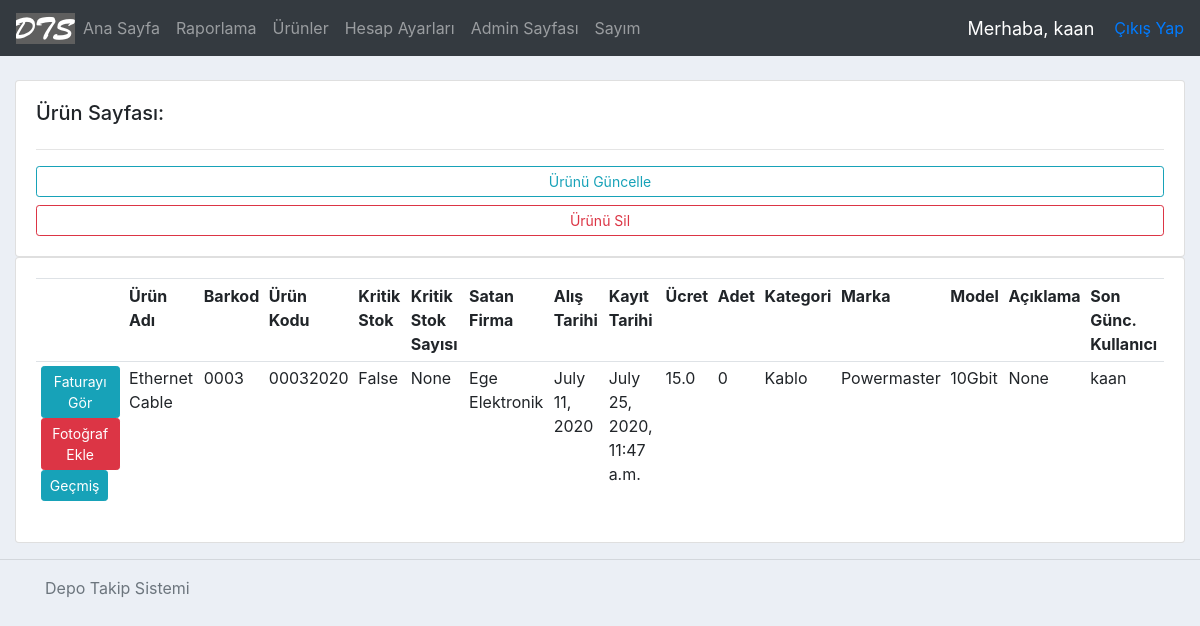
The app's page /productPage/7/ (signed in), older data.
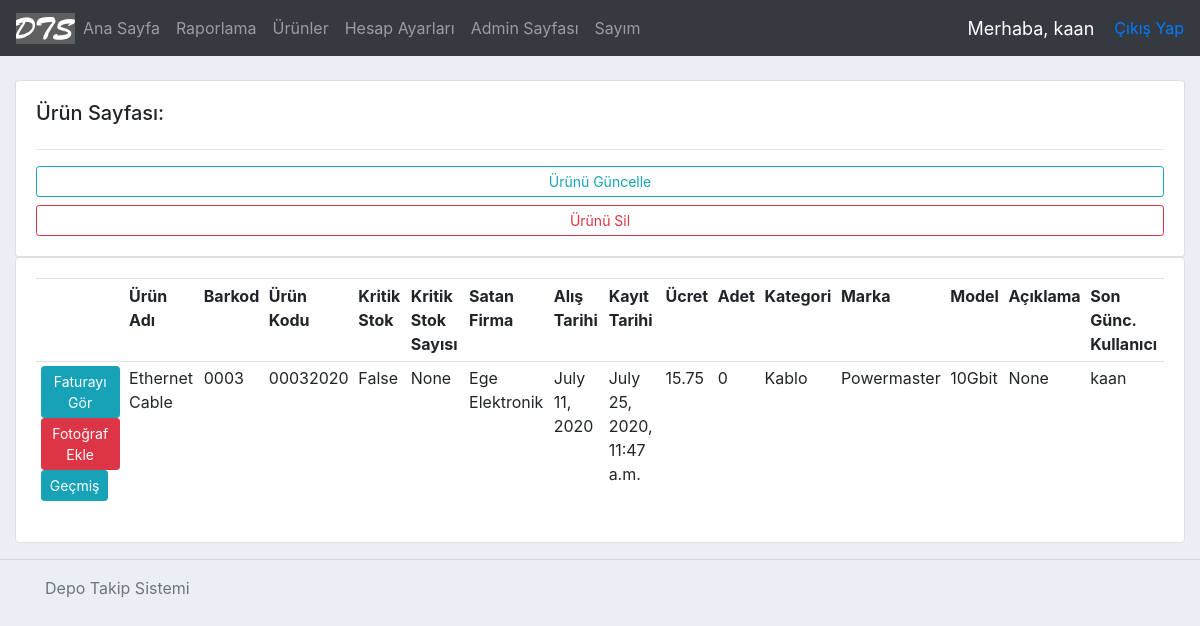
The same page, newer data.
### accounts/models.py (models this page shows, shortened)
class Product(models.Model):
    name = models.CharField(max_length=200)
    barcode = models.CharField(max_length=48)
    code = models.CharField(max_length=255)
    criticalStock = models.BooleanField(default=False) #kritik stok
    criticalStockAmt = models.IntegerField(null=True, blank=True)
    photo = models.ImageField(blank=True, null=True)
    vendor = models.CharField(max_length=200) #alınan firma
    dateBought = models.DateField(null=True) #satın alınan tarih
    regDate = models.DateTimeField( auto_now_add=True, null=True ) #ürünün kayıt edildiği tarih
    price = models.FloatField() #ürünün fiyatı
    amount = models.IntegerField() #ürünün adeti
    category = models.CharField(max_length=200) #ürünün kategorisi
    brand = models.CharField(max_length = 200) #ürünün markası
    model = models.CharField(max_length = 200, blank=True, null=True)
    description = models.CharField(max_length = 400, blank=True, null=True) #açıklama
    editor = models.CharField(max_length = 200) #ürünü kaydeden/silen kullanıcı
    invoice = models.OneToOneField('Invoice', on_delete=models.CASCADE, related_name="fatura", null=True, blank=True )
    history = HistoricalRecords(
        history_change_reason_field=models.TextField(null=True, max_length=255)
    )
    lastStocktakeTime = models.DateTimeField(blank=True, null=True) #son sayım yapılan tarih

### accounts/views.py (the view)
# urls.py: path('productPage/<str:pk>/', views.productPage, name='productPage'),
@login_required(login_url='login')
def productPage(request, pk):
    product = Product.objects.get(id=pk)
    context = {'product': product}
    return render( request, 'accounts/productPage.html', context )

### accounts/templates/accounts/productPage.html (shortened to what this page needs)
{%  extends 'accounts/main.html' %}
{% block content %}
<br>
<div class="row">
	<div class="col-md">
		<div class="card card-body">
			<h5>Ürün Sayfası:</h5>
			<hr>
			<a class="btn btn-outline-info  btn-sm btn-block" href="{% url 'updateProduct' product.id %}">Ürünü Güncelle</a>
			<a class="btn btn-outline-danger  btn-sm btn-block" href="{% url 'deleteProduct' product.id %}">Ürünü Sil</a>
		</div>
	</div>
</div>
<div class="row">
	<div class="col-md">
		<div class="card card-body">
			<table class="table table-sm">
				<tr>
                    <th></th>
                    <th>Ürün Adı</th>
                    <th>Barkod</th>
                    <th>Ürün Kodu</th>
                    <th>Kritik Stok</th>
                    <th>Kritik Stok Sayısı</th>
                    <th>Satan Firma</th>
                    <th>Alış Tarihi</th>
                    <th>Kayıt Tarihi</th>
                    <th>Ücret</th>
                    <th>Adet</th>
                    <th>Kategori</th>
                    <th>Marka</th>
                    <th>Model</th>
                    <th>Açıklama</th>
                    <th>Son Günc. Kullanıcı</th>
				</tr>
				<tr>
                    <div class="col-sm-2 buttons-alignment">
                        <td>
                            {% if product.invoice is not Null %}
                                <a class="btn btn-sm btn-info" href="{% url 'invoice-path' product.invoice.id %}">Faturayı Gör</a>
                            {% else %}
                                <a class="btn btn-sm btn-danger" href="{% url 'addInvoice' product.id %}">Fatura Ekle</a>
                            {% endif %}
                            {% if product.photo %}
                               <a class="btn btn-sm btn-info" href="{{ product.photo.url }}">Fotoğrafı Gör</a>
                            {% else %}
                               <a class="btn btn-sm btn-danger" href="{% url 'updateProduct' product.id %}">Fotoğraf Ekle</a>
                            {% endif %}
                            <a class="btn btn-sm btn-info" href="{% url 'history-path' product.id %}">Geçmiş</a>
                        </td>
                    </div>
					<td>{{ product.name}}</td>
					<td>{{ product.barcode }}</td>
					<td>{{ product.code }}</td>
					<td>{{ product.criticalStock }}</td>
					<td>{{ product.criticalStockAmt }}</td>
                    <td>{{ product.vendor }}</td>
                    <td>{{ product.dateBought }}</td>
                    <td>{{ product.regDate }}</td>
                    <td>{{ product.price }}</td>
                    <td>{{ product.amount }}</td>
                    <td>{{ product.category }}</td>
                    <td>{{ product.brand }}</td>
                    <td>{{ product.model }}</td>
                    <td>{{ product.description }}</td>
                    <td>{{ product.editor }}</td>
			</table>
		</div>
	</div>
</div>
{% endblock %}

Row changes from the older to the newer data that the page shows:
changed Product "Ethernet Cable": price "15.0" → "15.75"
